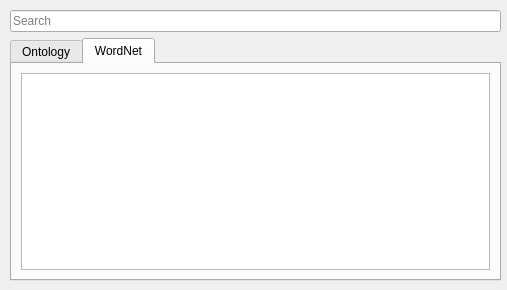
<?xml version="1.0" encoding="UTF-8"?>
<ui version="4.0">
 <class>Form</class>
 <widget class="QWidget" name="Form">
  <property name="geometry">
   <rect>
    <x>0</x>
    <y>0</y>
    <width>507</width>
    <height>290</height>
   </rect>
  </property>
  <property name="windowTitle">
   <string>Form</string>
  </property>
  <widget class="QWidget" name="widget">
   <property name="geometry">
    <rect>
     <x>10</x>
     <y>10</y>
     <width>491</width>
     <height>271</height>
    </rect>
   </property>
   <layout class="QGridLayout" name="gridLayout">
    <item row="0" column="0">
     <layout class="QVBoxLayout" name="verticalLayout"/>
    </item>
    <item row="1" column="1">
     <widget class="QLineEdit" name="lineEdit">
      <property name="text">
       <string/>
      </property>
      <property name="placeholderText">
       <string>Search</string>
      </property>
     </widget>
    </item>
    <item row="2" column="1">
     <widget class="QTabWidget" name="tabWidget">
      <property name="currentIndex">
       <number>1</number>
      </property>
      <widget class="QWidget" name="Ontology">
       <attribute name="title">
        <string>Ontology</string>
       </attribute>
       <layout class="QHBoxLayout" name="horizontalLayout">
        <item>
         <widget class="QPlainTextEdit" name="OntologyText"/>
        </item>
       </layout>
      </widget>
      <widget class="QWidget" name="WordNet">
       <attribute name="title">
        <string>WordNet</string>
       </attribute>
       <layout class="QHBoxLayout" name="horizontalLayout_2">
        <item>
         <widget class="QPlainTextEdit" name="WordNetText"/>
        </item>
       </layout>
      </widget>
     </widget>
    </item>
   </layout>
  </widget>
 </widget>
 <resources/>
 <connections/>
</ui>
